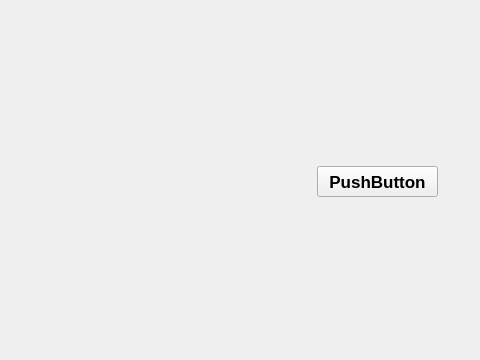
<?xml version="1.0" encoding="UTF-8"?>
<ui version="4.0">
 <class>MainWindow2</class>
 <widget class="QMainWindow" name="MainWindow2">
  <property name="geometry">
   <rect>
    <x>0</x>
    <y>0</y>
    <width>480</width>
    <height>360</height>
   </rect>
  </property>
  <property name="windowTitle">
   <string>MainWindow</string>
  </property>
  <property name="styleSheet">
   <string notr="true">border-image: url(:/new/prefix1/bg.jpeg);
</string>
  </property>
  <widget class="QWidget" name="centralwidget">
   <widget class="QPushButton" name="pushButton">
    <property name="geometry">
     <rect>
      <x>317</x>
      <y>166</y>
      <width>121</width>
      <height>31</height>
     </rect>
    </property>
    <property name="font">
     <font>
      <pointsize>13</pointsize>
      <weight>75</weight>
      <italic>false</italic>
      <bold>true</bold>
      <underline>false</underline>
      <strikeout>false</strikeout>
     </font>
    </property>
    <property name="cursor">
     <cursorShape>PointingHandCursor</cursorShape>
    </property>
    <property name="styleSheet">
     <string notr="true">border-image: url(:/new/prefix1/btn_bg.png);
</string>
    </property>
    <property name="text">
     <string>PushButton</string>
    </property>
   </widget>
  </widget>
  <widget class="QMenuBar" name="menubar">
   <property name="geometry">
    <rect>
     <x>0</x>
     <y>0</y>
     <width>480</width>
     <height>24</height>
    </rect>
   </property>
  </widget>
 </widget>
 <resources/>
 <connections/>
</ui>
